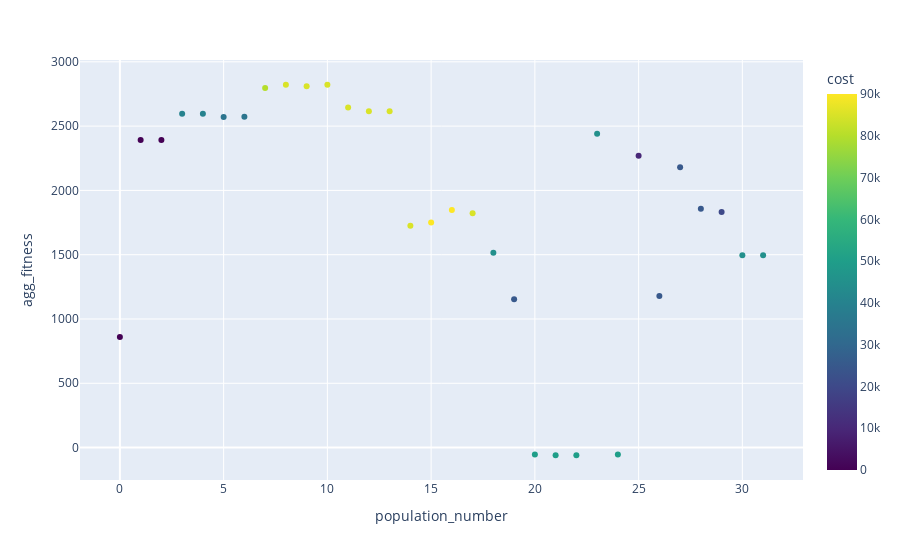

Source (notebook cell):
### Code cell
import plotly.express as px

fig = px.scatter(df, x='population_number', y='agg_fitness', hover_data=['cost', 'Generation', 'population_number', 'agg_fitness'],
              color=df['cost'], color_continuous_scale=px.colors.sequential.Viridis)
fig.show()

### Figure 1 — Plotly figure (JSON) as saved in the notebook; plotly's stock layout.template omitted (floating-point values rounded to 4 significant figures)
{"data": [{"customdata": [[0, 0], [0, 0], [0, 0], [40000, 0], [40000, 0], [35000, 0], [35000, 0], [80000, 0], [85000, 0], [85000, 0], [85000, 0], [85000, 0], [85000, 0], [85000, 0], [85000, 0], [90000, 0], [90000, 0], [85000, 0], [45000, 0], [25000, 0], [50000, 0], [50000, 0], [50000, 0], [45000, 0], [50000, 0], [10000, 0], [25000, 0], [25000, 0], [25000, 0], [20000, 0], [45000, 0], [45000, 0]], "hovertemplate": "population_number=%{x}<br>agg_fitness=%{y}<br>cost=%{marker.color}<br>Generation=%{customdata[1]}<extra></extra>", "legendgroup": "", "marker": {"color": [0, 0, 0, 40000, 40000, 35000, 35000, 80000, 85000, 85000, 85000, 85000, 85000, 85000, 85000, 90000, 90000, 85000, 45000, 25000, 50000, 50000, 50000, 45000, 50000, 10000, 25000, 25000, 25000, 20000, 45000, 45000], "coloraxis": "coloraxis", "symbol": "circle"}, "mode": "markers", "name": "", "orientation": "v", "showlegend": false, "type": "scatter", "x": [0, 1, 2, 3, 4, 5, 6, 7, 8, 9, 10, 11, 12, 13, 14, 15, 16, 17, 18, 19, 20, 21, 22, 23, 24, 25, 26, 27, 28, 29, 30, 31], "xaxis": "x", "y": [860.2, 2391.0, 2391.0, 2597.0, 2597.0, 2572.0, 2573.0, 2797.0, 2822.0, 2809.0, 2822.0, 2645.0, 2616.0, 2616.0, 1726.0, 1751.0, 1847.0, 1822.0, 1515.0, 1154.0, -53.4, -59.62, -59.5, 2440.0, -53.74, 2270.0, 1179.0, 2179.0, 1857.0, 1832.0, 1497.0, 1497.0], "yaxis": "y"}], "layout": {"autosize": true, "coloraxis": {"colorbar": {"title": {"text": "cost"}}, "colorscale": [[0, "#440154"], [0.1111, "#482878"], [0.2222, "#3e4989"], [0.3333, "#31688e"], [0.4444, "#26828e"], [0.5556, "#1f9e89"], [0.6667, "#35b779"], [0.7778, "#6ece58"], [0.8889, "#b5de2b"], [1, "#fde725"]]}, "legend": {"tracegroupgap": 0}, "margin": {"t": 60}, "xaxis": {"anchor": "y", "autorange": true, "domain": [0, 1], "range": [-1.863, 32.86], "title": {"text": "population_number"}, "type": "linear"}, "yaxis": {"anchor": "x", "autorange": true, "domain": [0, 1], "range": [-282.7, 3045.0], "title": {"text": "agg_fitness"}, "type": "linear"}}}
